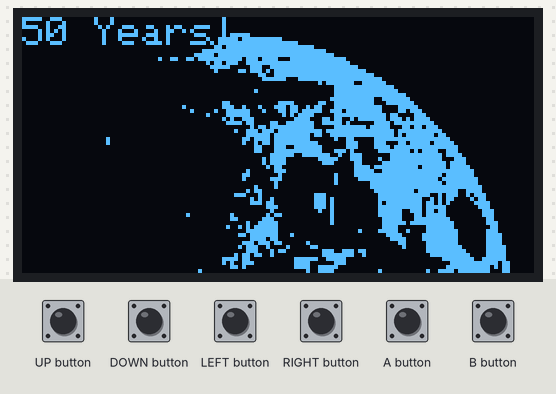
Simulated run of this sketch. Board: Arduboy, built with avr-gcc and run on an emulated ATmega32U4. Shown: 128×64 one-colour display. The test bench sets the inputs (shaded band).

Above: at 1.2 s.
1.3 s: UP button pressed for 1 s
At 2.9 s:
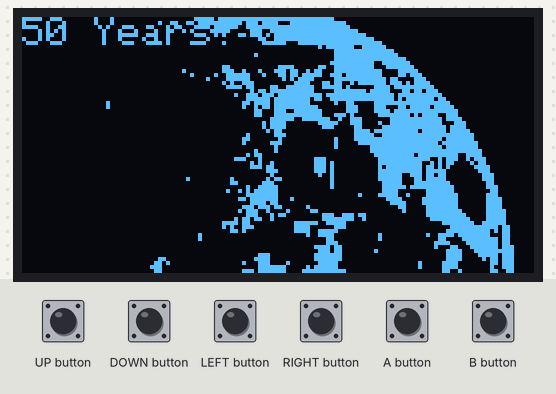
3.8 s: LEFT button pressed for 0.15 s
At 3.97 s:
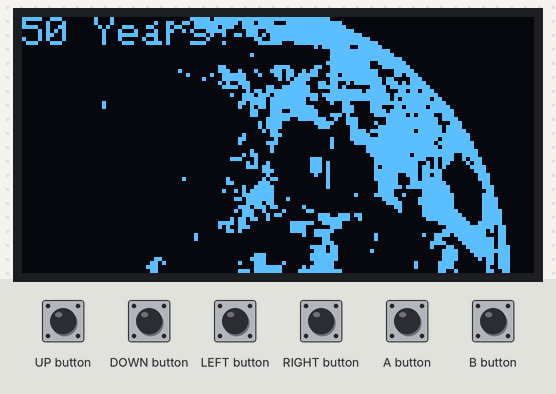
5.5 s: DOWN button pressed for 0.15 s
At 7.1 s:
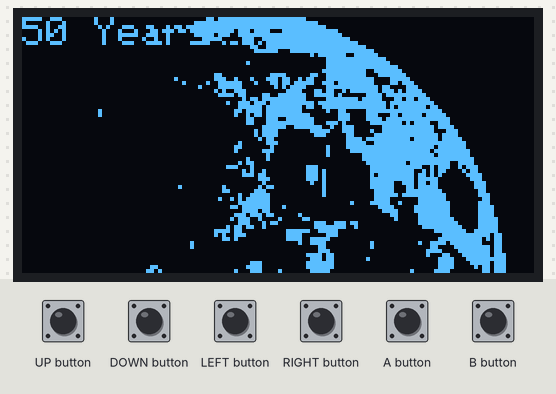
8.6 s: DOWN button pressed for 0.15 s
At 9.1 s:
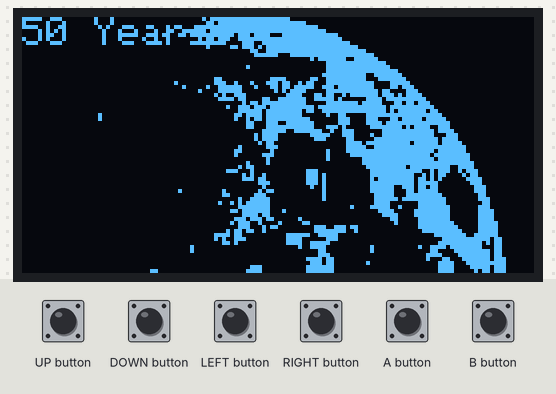
9.3 s: UP button pressed for 0.15 s
At 10.79 s:
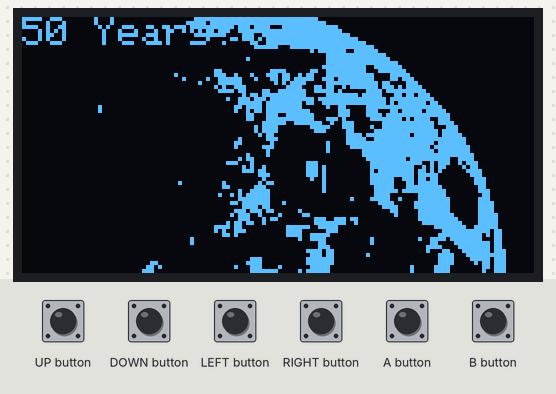
Timing chart, 0 to 11.0 s (numbered marks = the images above; inputs shaded):
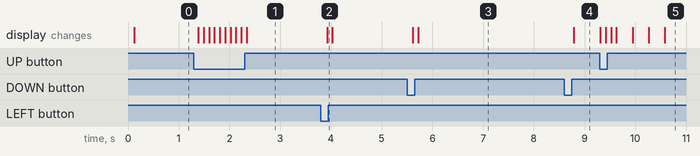

The sketch:

moon_badge.ino
```cpp
#include <Arduboy2.h>

Arduboy2 arduboy;

extern const uint8_t PROGMEM moon_sprite[];
extern const uint8_t PROGMEM beacon_sprite[];

// function definitions
void update_beacon_step();
void reset_auto_animation_timer();
void print_text();

constexpr uint8_t auto_steps_max = 100;
constexpr uint8_t auto_offset_min = 0;
constexpr uint8_t auto_offset_max = auto_steps_max - 1;
constexpr uint8_t auto_half_width = WIDTH / 2;
constexpr uint8_t auto_half_height = HEIGHT / 2;
const float pi_rate = 32 * 3.1415633f;
const float pi_step = pi_rate/32;
const float pi_reset = 24 * pi_rate;
uint8_t auto_offset = 0;
float auto_step = 0.0f;
double phantom_cursor = 0;
const int auto_animation_frames_start = 60;
int frames_since_last_input = 0;


const int beacon_frames_cycle = 16; // frames until beacon animation completion
const int beacon_frames_animation_delay = 70; // frames between each beacon animation
const int num_beacon_frames = 5;
int beacon_step = 0; // iteration of beacon animation
int beacon_frame = 0;
int beacon_frame_interval;
int beacon_wait_counter;

int cursor_x = 0, cursor_y = 0;


void setup() {
  beacon_frame_interval = beacon_frames_cycle/num_beacon_frames;
  beacon_wait_counter = beacon_frames_animation_delay;

  arduboy.boot(); // boot raw arduboy hardware
  arduboy.display(); // blank the display (sBuffer is global, so cleared automatically)

  // flashlight(); // light the RGB LED and screen if UP button is being held.

  // check for and handle buttons held during start up for system control
  arduboy.systemButtons();
  arduboy.audio.begin();

  // bootLogo();

  // waitNoButtons(); // wait for all buttons to be released

  arduboy.setFrameRate(60);
  arduboy.clear();
}

void loop() {

  // limit to 60fps
  if (!arduboy.nextFrame()) {
    return;
  }

  // calculate automatic cursor positioning
  if ( frames_since_last_input >= auto_animation_frames_start ) {
    auto_position_cursor();
  } else {
    frames_since_last_input++;
  }

  // handle controls
  if ( arduboy.pressed(UP_BUTTON) ) {
    reset_auto_animation_timer ();
    --cursor_y;
  }

  if ( arduboy.pressed(DOWN_BUTTON) ) {
    reset_auto_animation_timer ();
    ++cursor_y;
  }

  if ( arduboy.pressed(RIGHT_BUTTON) ) {
    reset_auto_animation_timer ();
    ++cursor_x;
  }

  if ( arduboy.pressed(LEFT_BUTTON) ) {
    reset_auto_animation_timer ();
    --cursor_x;
  }


  // clear screen before display
  arduboy.clear();

  print_text();

  Sprites::drawSelfMasked(cursor_x, cursor_y, moon_sprite, 0);
  Sprites::drawSelfMasked( (cursor_x+80), (cursor_y+60), beacon_sprite, beacon_frame  );

  arduboy.display();
  update_beacon_step();
}

void update_beacon_step() {

  if( beacon_frame < num_beacon_frames ) {
    if(arduboy.everyXFrames(beacon_frame_interval)) {
      beacon_frame++;
    }
  } else if (beacon_wait_counter > 0) {
    beacon_wait_counter--; // wait
    return;
  } else  {// reset after waiting
    beacon_wait_counter = beacon_frames_animation_delay;
    beacon_frame = 0;
  }
}

void reset_auto_animation_timer () {
  frames_since_last_input = 0;
  phantom_cursor = (float)cursor_y;
  auto_step;
}

void auto_position_cursor() {

  auto_step += pi_step;

  double yval = (-1 * sin( (auto_step / pi_rate) ) );

  // imperceptively reset the counter
  if( auto_step > pi_reset && yval < 0.1 ){
    auto_step = 0;
  }

  phantom_cursor += yval;

  cursor_y = (int)phantom_cursor;

}

void print_text(){

  // I just want to put some text to make it seem personal
  arduboy.setCursor(0, 0);
  arduboy.print("50 Years!");

}
```

Source omitted: acon_sprite.ino (data table, 2715 bytes), moon_image.ino (data table, 14963 bytes)

Measured:
- after the input at 1.3 s, the display: first differs from a run without the input after 0.19 s (image 1 shows a later state)
- after the input at 3.8 s, the display: changes after 0.12 s (image 2)
- after the input at 5.5 s, the display: first changes after 0.11 s (image 3 shows a later state)
- after the input at 8.6 s, the display: changes after 0.18 s (image 4)
- after the input at 9.3 s, the display: first differs from a run without the input after 0.12 s (image 5 shows a later state)
